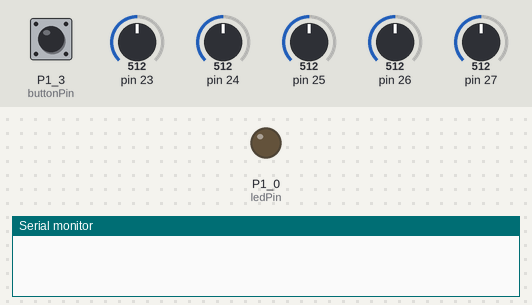
Recording of a sketch running on a simulated TI MSP430 LaunchPad. Parts: output pins drawn as LEDs (lit = HIGH), the last lines printed to the serial monitor. Inputs (shaded band) come from the test bench; at power-on: P1_3 (buttonPin) HIGH, pin 23 = 512, pin 24 = 512, pin 25 = 512, pin 26 = 512, pin 27 = 512 (analog values on the 0–1023 scale). Pins used as bus, display or sensor lines are not drawn.

Above: at 1.2 s.
1.3 s: P1_3 (buttonPin) pulled LOW for 0.15 s
At 2.6 s:
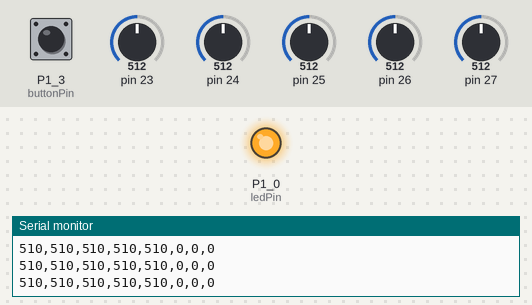
2.9 s: P1_3 (buttonPin) pulled LOW for 1 s
At 4.9 s:
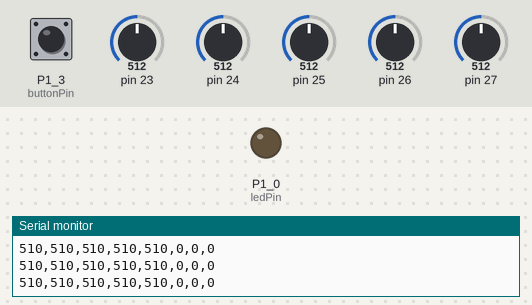
5.4 s: P1_3 (buttonPin) pulled LOW for 3.2 s
At 9.8 s:
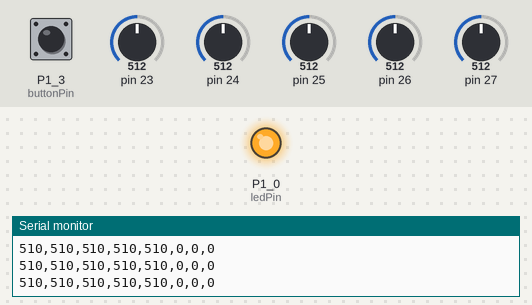
Timing chart, 0 to 11.3 s (numbered marks = the images above; inputs shaded):
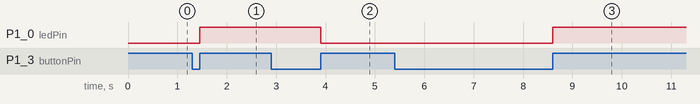

Measured:
- after the input at 1.3 s, P1_0 (ledPin): LOW → HIGH after 0.15 s
- after the input at 2.9 s, P1_0 (ledPin): HIGH → LOW after 1.0 s
- after the input at 5.4 s, P1_0 (ledPin): LOW → HIGH after 3.2 s

The sketch:

Sensor_Data.ino
```cpp
//Add the SPI library so we can communicate with the ADXL345 sensor
#include <SPI.h>

//Assign the Chip Select signal to pin 8.
int CS=8;

//This is a list of some of the registers available on the ADXL345.
//To learn more about these and the rest of the registers on the ADXL345, read the datasheet!
char POWER_CTL = 0x2D;	//Power Control Register
char DATA_FORMAT = 0x31;
char DATAX0 = 0x32;	//X-Axis Data 0
char DATAX1 = 0x33;	//X-Axis Data 1
char DATAY0 = 0x34;	//Y-Axis Data 0
char DATAY1 = 0x35;	//Y-Axis Data 1
char DATAZ0 = 0x36;	//Z-Axis Data 0
char DATAZ1 = 0x37;	//Z-Axis Data 1

//This buffer will hold values read from the ADXL345 registers.
unsigned char values[10];
//These variables will be used to hold the x,y and z axis accelerometer values.
int16_t x,y,z;
int16_t xg,yg,zg;

// the setup routine runs once when you press reset:
const int buttonPin = PUSH2;     // the number of the pushbutton pin
const int ledPin =  RED_LED;      // the number of the LED pin
const int sampleSize = 10;    // read every 20th sample
const int QUAN = 10;

// variables will change:
int buttonState = 1;         // variable for reading the pushbutton status
bool buttonToggle = false;  // variable for saving the toggle state of the code (running when true)

// Declare variables
int sensor1 = 0,sensor2 = 0,sensor3 = 0;
int sensor4 = 0,sensor5= 0;
int thumb_cont = 0, index_cont1 = 0, index_cont2 = 0;
int contact1 = 0, contact2 = 0, contact3 = 0;
// pin numbers for the three contacts
const int cont1 = 40, cont2 = 39, cont3 = 38;
int QDATA1[20],QDATA2[20],QDATA3[20],QDATA4[20],QDATA5[20]; // holds quantized data

char Letter[21]; // holds character

void setup() {

  Serial.begin(9600); // msp430g2231 must use 4800
  analogReadResolution(10);  // Use 10 bit resolution instead of the native 12 bit

  //Initiate an SPI communication instance.
  SPI.begin();
  //Configure the SPI connection for the ADXL345.
  SPI.setDataMode(SPI_MODE3);

  pinMode(ledPin, OUTPUT);
  // initialize the pushbutton pin as an input:
  pinMode(buttonPin, INPUT_PULLUP);

  //Set up the Chip Select pin to be an output from the Arduino.
  pinMode(CS, OUTPUT);
  //Before communication starts, the Chip Select pin needs to be set high.
  digitalWrite(CS, HIGH);

  //Put the ADXL345 into +/- 8G range by writing the value 0x01 to the DATA_FORMAT register.
  writeRegister(DATA_FORMAT, 0x03);
  //Put the ADXL345 into Measurement Mode by writing 0x08 to the POWER_CTL register.
  writeRegister(POWER_CTL, 0x08);  //Measurement mode
  // pin modes
  pinMode (cont1, INPUT);
  pinMode (cont2, INPUT);
  pinMode (cont3, INPUT);
}

// the loop routine runs over and over again forever:
void loop() {
  // read the state of the pushbutton value:
  buttonState = digitalRead(buttonPin);

  // check if the pushbutton is pressed.
  // if it is, the buttonState is HIGH:
  // When button state is HIGH, change value of buttonToggle
  if(buttonState == LOW){
    if(buttonToggle){
      buttonToggle = false;
    }else{
      buttonToggle = true;
    }

    //wait for button to be depressed to start main loop
    while(buttonState == LOW){
      buttonState = digitalRead(buttonPin);
    }
  }

  if(buttonToggle){
    // turn LED on:
    digitalWrite(ledPin, HIGH);
    // read samples
    //for(int j = 0; j < 20; j++) {
      for(int i = 0; i<sampleSize; i++){  // read every 20th sample
        sensor1 = round(analogRead(23)/QUAN)*QUAN;
        sensor2 = round(analogRead(24)/QUAN)*QUAN;
        sensor3 = round(analogRead(25)/QUAN)*QUAN;
        sensor4 = round(analogRead(26)/QUAN)*QUAN;
        sensor5 = round(analogRead(27)/QUAN)*QUAN;
        }

     //Reading 6 bytes of data starting at register DATAX0 will retrieve the x,y and z acceleration values from the ADXL345.
     //The results of the read operation will get stored to the values[] buffer.
     readRegister(DATAX0, 6, values);

     //The ADXL345 gives 10-bit acceleration values, but they are stored as bytes (8-bits). To get the full value, two bytes must be combined for each axis.
     //The X value is stored in values[0] and values[1].
     //***Since the current x value, as written below, outputs it in the negative direction when starting from a neutral position, flip it and see if this gives a positive result!!***
     x = -1*(((int16_t)values[1]<<8)|(int16_t)values[0]);
     //The Y value is stored in values[2] and values[3].
     y = -1*(((int16_t)values[3]<<8)|(int16_t)values[2]);
     //The Z value is stored in values[4] and values[5].
     z = -1*(((int16_t)values[5]<<8)|(int16_t)values[4]);

     /*
     //Read contact states
     contact1 = digitalRead(cont1); // thumb contact connected to pin 40
     if(contact1 == HIGH){
       thumb_cont = 1;
     }
     else{
       thumb_cont = 0;
     }
     contact2 = digitalRead(cont2); // thumb contact connected to pin 40
     if(contact2 == HIGH){
       index_cont1 = 1;
     }
     else{
       index_cont1 = 0;
     }
     contact3 = digitalRead(cont3); // thumb contact connected to pin 40
     if(contact3 == HIGH){
       index_cont2 = 1;
     }
     else{
       index_cont2 = 0;
     }*/

     //Print all the flex sensor values, accelerometer values, and contact state values.
     Serial.print(sensor1);
     Serial.print(',');
     Serial.print(sensor2);
     Serial.print(',');
     Serial.print(sensor3);
     Serial.print(',');
     Serial.print(sensor4);
     Serial.print(',');
     Serial.print(sensor5);
     Serial.print(',');
     Serial.print(x, DEC);
     Serial.print(',');
     Serial.print(y, DEC);
     Serial.print(',');
     Serial.println(z, DEC);
     //Serial.print(',');
     //Serial.print(thumb_cont);
     //Serial.print(',');
     //Serial.print(index_cont1);
     //Serial.print(',');
     //Serial.println(index_cont2);

       // hold the quantized data
       //QDATA1[j] = sensor1;
       //QDATA2[j] = sensor2;
       //QDATA3[j] = sensor3;
       //QDATA4[j] = sensor4;
       //QDATA5[j] = sensor5;
     //}


    } else {
      digitalWrite(ledPin, LOW);
    }
}

//This function will write a value to a register on the ADXL345.
//Parameters:
//  char registerAddress - The register to write a value to
//  char value - The value to be written to the specified register.
void writeRegister(char registerAddress, char value){
  //Set Chip Select pin low to signal the beginning of an SPI packet.
  digitalWrite(CS, LOW);
  //Transfer the register address over SPI.
  SPI.transfer(registerAddress);
  //Transfer the desired register value over SPI.
  SPI.transfer(value);
  //Set the Chip Select pin high to signal the end of an SPI packet.
  digitalWrite(CS, HIGH);
}

//This function will read a certain number of registers starting from a specified address and store their values in a buffer.
//Parameters:
//  char registerAddress - The register addresse to start the read sequence from.
//  int numBytes - The number of registers that should be read.
//  char * values - A pointer to a buffer where the results of the operation should be stored.
void readRegister(char registerAddress, int numBytes, unsigned char * values){
  //Since we're performing a read operation, the most significant bit of the register address should be set.
  char address = 0x80 | registerAddress;
  //If we're doing a multi-byte read, bit 6 needs to be set as well.
  if(numBytes > 1)address = address | 0x40;

  //Set the Chip select pin low to start an SPI packet.
  digitalWrite(CS, LOW);
  //Transfer the starting register address that needs to be read.
  SPI.transfer(address);
  //Continue to read registers until we've read the number specified, storing the results to the input buffer.
  for(int i=0; i<numBytes; i++){
    values[i] = SPI.transfer(0x00);
  }
  //Set the Chips Select pin high to end the SPI packet.
  digitalWrite(CS, HIGH);
}

//This function will read the state of the contact and return its value.
int readContact(const int pin){
  int contact;
  int state;
  contact = digitalRead(pin);
  if(contact == LOW){
    state = 1;
    return state;
  }
  else{
   state = 0;
   return state;
  }

}
```
